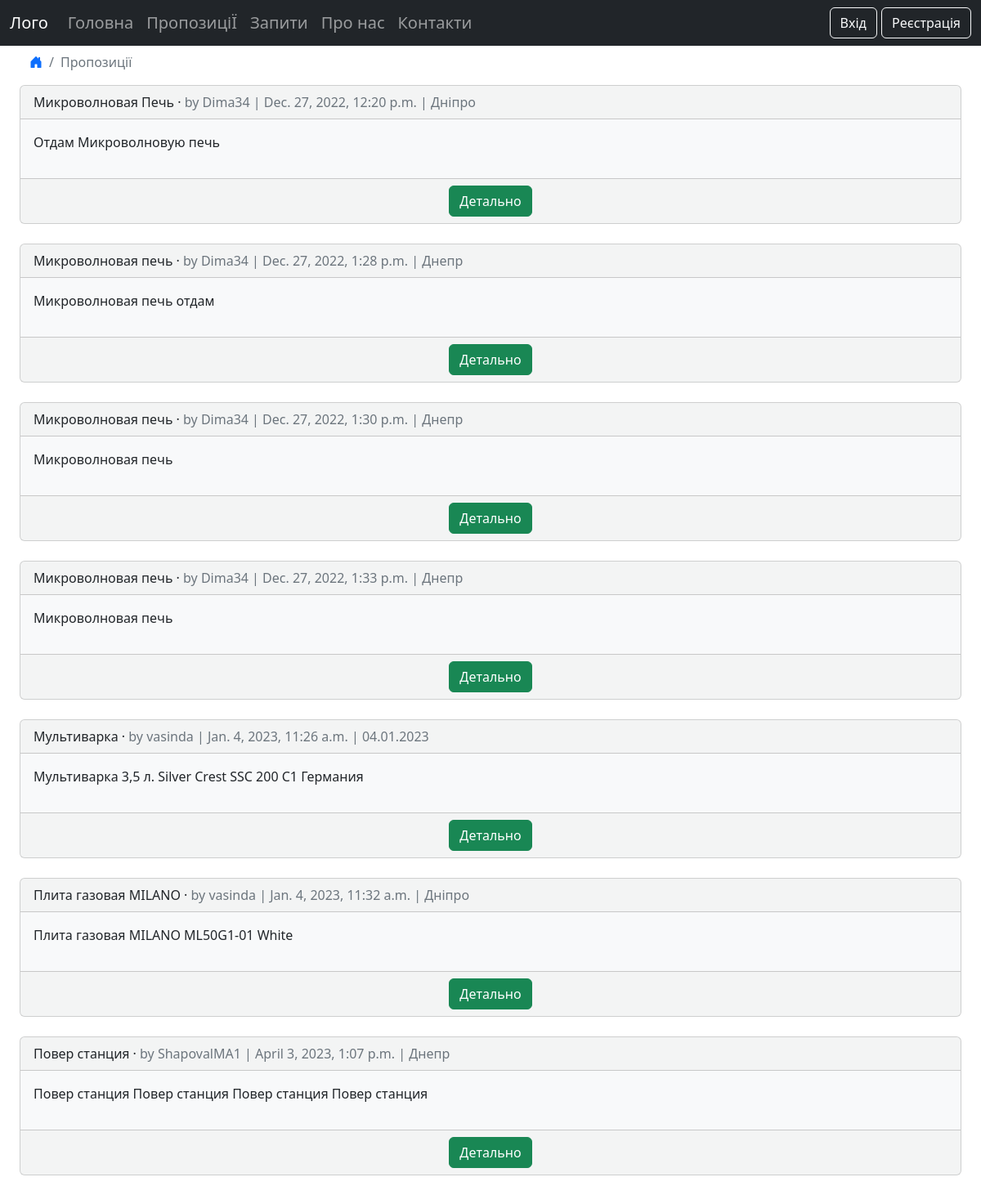
Page /offers/ on the earlier database version.
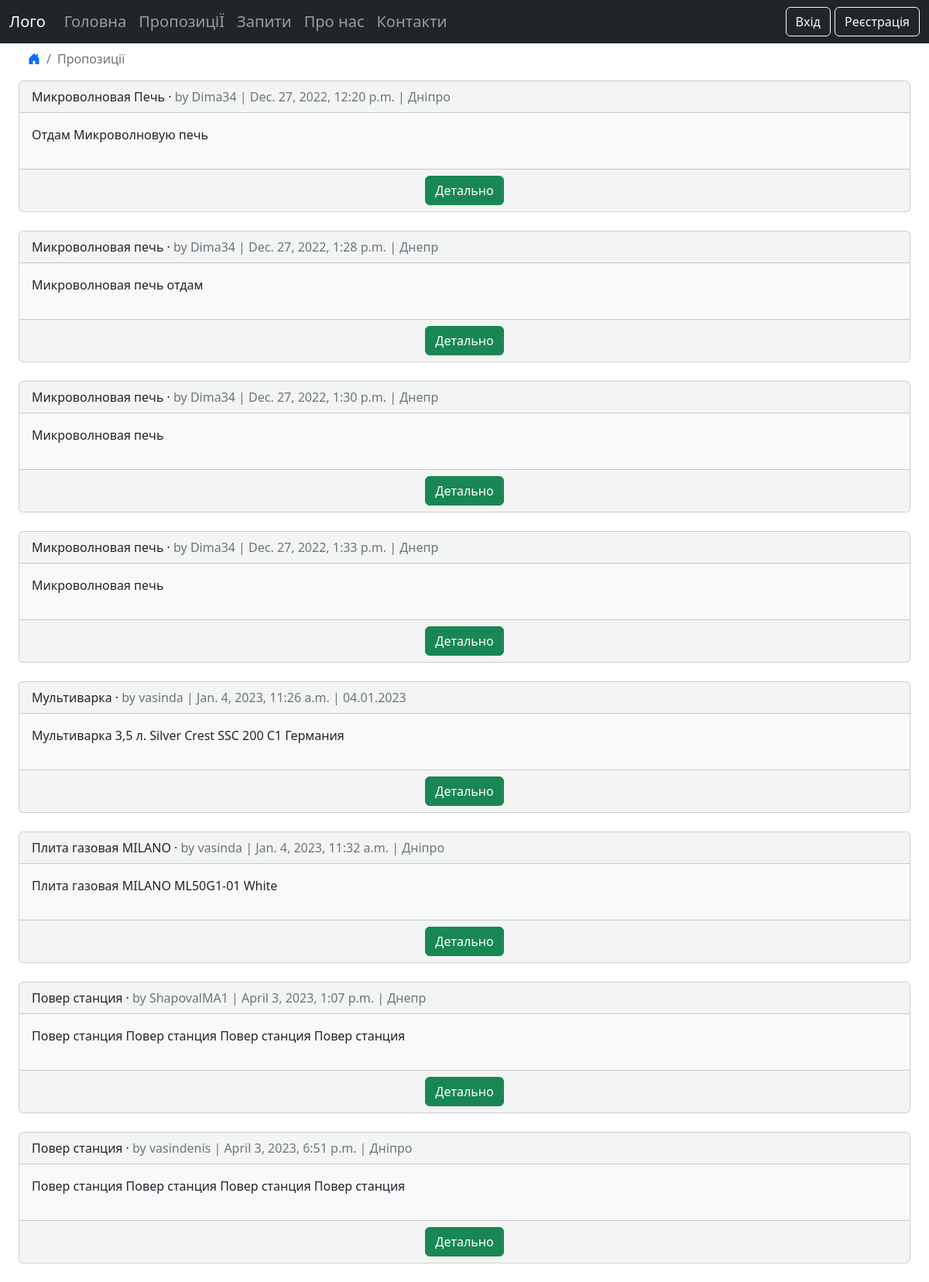
Same page on the later database version.
### offers/models.py (models this page shows, shortened)
class Offers(models.Model):
    title = models.CharField(max_length=255)
    body = models.TextField('Опис', max_length=255)
    url_image = models.URLField(blank=True, null=True)
    location = models.TextField(blank=True)
    date = models.DateTimeField(auto_now_add=True)
    author = models.ForeignKey(
        'accounts.CustomUser',
        on_delete=models.CASCADE,
    )
    request = models.ForeignKey('requests.Requests', on_delete=models.CASCADE, blank=True, null=True)

### accounts/models.py (models this page shows)
class CustomUser(AbstractUser):
    phone = models.CharField(max_length=15)

### offers/views.py (the view)
# urls.py: path("", OffersListView.as_view(), name="offers_list"),
class OffersListView(ListView):
    model = Offers
    template_name = "offers_list.html"

### templates/offers_list.html (shortened to what this page needs)
{% extends "base.html" %}
{% load crispy_forms_tags %}
{% block content %}
<ul class="breadcrumb ms-4">
    <li class="breadcrumb-item"><a href="{% url 'home' %}"><i class="bi bi-house-door-fill"></i></a></li>
    <li class="breadcrumb-item active">Пропозиції</li>
</ul>
{% for offers in offers_list %}
<div class="container-fluid">
    <div class="card card-list bg-light bg-opacity-50">
        <div class="card-header">
            <span class="font-weight-bold">{{ offers.title }}</span> &middot;
            <span class="text-muted">by {{ offers.author }} |
                {{ offers.date }} | {{ offers.location }}</span>
        </div>
        <div class="card-body bg-light post-entry">
            <p>{{ offers.body }}</p>
        </div>
        <div class="card-footer text-center text-muted">
            <a class = "btn btn-success" href="{% url 'offers_detail' offers.pk %}">Детально</a>
        </div>
    </div>
</div>
{% endfor %}
{% endblock content %}

Differences in the rows shown:
added Offers: title "Повер станция", author "vasindenis", date "April 3, 2023, 6:51 p.m.", location "Дніпро", body "Повер станция Повер станция Повер станция Повер станция"
